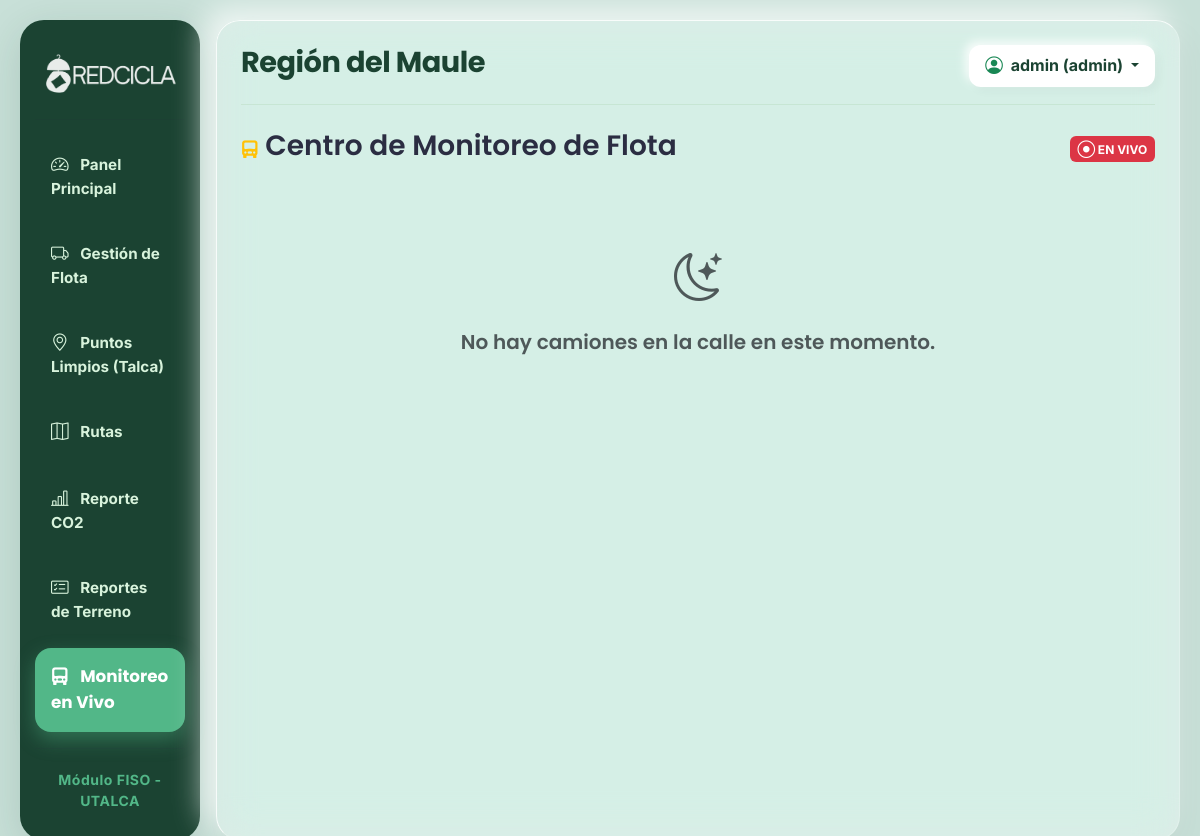
Before: /monitoreo (signed in) with the older database file.
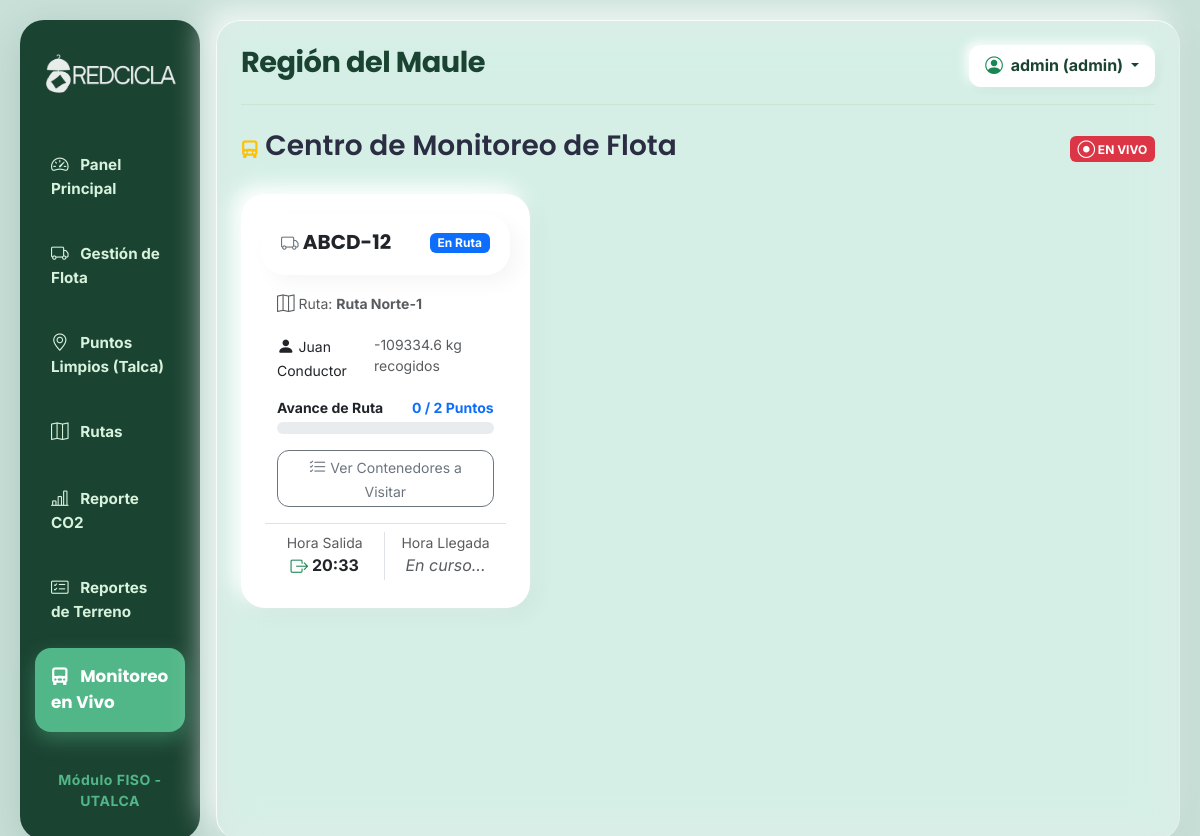
After: the same page with the newer database file.
### tables this page shows
CREATE TABLE rutas_activas (
            id INTEGER PRIMARY KEY AUTOINCREMENT, ruta_id INTEGER, camion_id INTEGER, conductor_id INTEGER, ayudante_id INTEGER,
            fecha_inicio TEXT NOT NULL, fecha_fin TEXT, pesaje_calculado REAL, pesaje_final REAL,
            FOREIGN KEY(ruta_id) REFERENCES rutas(id), FOREIGN KEY(camion_id) REFERENCES camiones(id),
            FOREIGN KEY(conductor_id) REFERENCES empleados(id), FOREIGN KEY(ayudante_id) REFERENCES empleados(id)
        );

CREATE TABLE camiones (
            id INTEGER PRIMARY KEY AUTOINCREMENT, patente TEXT UNIQUE NOT NULL, capacidad_carga REAL,
            ultima_revision TEXT, estado INTEGER, alerta INTEGER
        );

CREATE TABLE rutas (id INTEGER PRIMARY KEY AUTOINCREMENT, zona_id INTEGER, nombre TEXT NOT NULL, FOREIGN KEY(zona_id) REFERENCES zonas(id));

### main.py (the view)
@app.route('/monitoreo')
def monitoreo_rutas():
    if 'usuario_nombre' not in session:
        return redirect(url_for('login'))
    conexion = sqlite3.connect(DB_PATH)
    cursor = conexion.cursor()
    cursor.execute('''
        SELECT
            ra.id,
            c.patente,
            c.capacidad_carga,
            COALESCE(cond.nombre_completo, 'Conductor Asignado') AS conductor,
            r.nombre AS ruta_nombre,
            ra.fecha_inicio,
            ra.fecha_fin,
            ra.ruta_id
        FROM rutas_activas ra
        LEFT JOIN camiones c ON ra.camion_id = c.id
        LEFT JOIN empleados cond ON ra.conductor_id = cond.id
        LEFT JOIN rutas r ON ra.ruta_id = r.id
        ORDER BY ra.fecha_inicio DESC
    ''')
    viajes_db = cursor.fetchall()
    viajes_procesados = []
    for v in viajes_db:
        ruta_activa_id = v[0]
        ruta_id = v[7]
        cursor.execute("SELECT SUM(cantidad_retirada) FROM registros_retiro WHERE ruta_activa_id = ? AND estado = 'Completado'", (ruta_activa_id,))
        recolectado = cursor.fetchone()[0]
        if recolectado is None: recolectado = 0.0
        cursor.execute('''
            SELECT p.id, p.direccion,
                   (SELECT estado FROM registros_retiro WHERE ruta_activa_id = ? AND punto_id = p.id ORDER BY id DESC LIMIT 1) as estado_retiro
            FROM puntos_reciclaje p
            WHERE p.ruta_id = ? AND p.estado = 1
        ''', (ruta_activa_id, ruta_id))
        puntos_db = cursor.fetchall()
        detalle_puntos = []
        puntos_completados = 0
        total_puntos = len(puntos_db)
        for p in puntos_db:
            estado_punto = p[2]
            if estado_punto == 'Completado':
                puntos_completados += 1
            detalle_puntos.append({
                "direccion": p[1],
                "estado": estado_punto
            })
        porcentaje = 0
        if total_puntos > 0:
            porcentaje = int((puntos_completados / total_puntos) * 100)
        viajes_procesados.append({
            "id": v[0], "patente": v[1], "capacidad": v[2], "conductor": v[3],
            "ruta": v[4], "inicio": v[5], "fin": v[6],
            "recolectado": round(recolectado, 1),
            "porcentaje": porcentaje,
            "puntos_completados": puntos_completados,
            "total_puntos": total_puntos,
            "detalle_puntos": detalle_puntos
        })
    conexion.close()
    return render_template('monitoreo.html', viajes=viajes_procesados)

### templates/monitoreo.html (shortened to what this page needs)
{% extends 'base.html' %}
{% block content %}
<div class="d-flex justify-content-between align-items-center mb-4">
    <h3><i class="bi bi-truck-front-fill text-warning"></i> Centro de Monitoreo de Flota</h3>
    <span class="badge bg-danger pulse-animation"><i class="bi bi-record-circle"></i> EN VIVO</span>
</div>
<div class="row">
    {% for viaje in viajes %}
    <div class="col-md-6 col-lg-4 mb-4">
        <div class="card border-0 shadow-sm h-100">
            <div class="card-header bg-white d-flex justify-content-between align-items-center border-bottom-0 pt-3">
                <h5 class="mb-0 fw-bold"><i class="bi bi-truck text-secondary"></i> {{ viaje.patente }}</h5>
                {% if viaje.fin %}
                    <span class="badge bg-success">Terminado</span>
                {% else %}
                    <span class="badge bg-primary">En Ruta</span>
                {% endif %}
            </div>
            <div class="card-body pb-2">
                <p class="text-muted small mb-3"><i class="bi bi-map"></i> Ruta: <strong>{{ viaje.ruta }}</strong></p>
                <div class="d-flex justify-content-between mb-1 small">
                    <span><i class="bi bi-person-fill"></i> {{ viaje.conductor }}</span>
                    <span class="text-muted">{{ viaje.recolectado }} kg recogidos</span>
                </div>
                <div class="d-flex justify-content-between mb-1 mt-3 small fw-bold">
                    <span>Avance de Ruta</span>
                    <span class="text-primary">{{ viaje.puntos_completados }} / {{ viaje.total_puntos }} Puntos</span>
                </div>
                <div class="progress mb-3" style="height: 12px;">
                </div>
                <button class="btn btn-sm btn-outline-secondary w-100 mb-3" type="button" data-bs-toggle="collapse" data-bs-target="#collapsePuntos{{ viaje.id }}">
                    <i class="bi bi-list-check"></i> Ver Contenedores a Visitar
                </button>
                <div class="row text-center border-top pt-2">
                    <div class="col-6 border-end">
                        <small class="text-muted d-block">Hora Salida</small>
                        <span class="fw-bold"><i class="bi bi-box-arrow-right text-success"></i> {{ viaje.inicio[-5:] }}</span>
                    </div>
                    <div class="col-6">
                        <small class="text-muted d-block">Hora Llegada</small>
                        {% if viaje.fin %}
                            <span class="fw-bold"><i class="bi bi-box-arrow-in-left text-danger"></i> {{ viaje.fin[-5:] }}</span>
                        {% else %}
                            <span class="text-muted fst-italic">En curso...</span>
                        {% endif %}
                    </div>
                </div>
            </div>
        </div>
    </div>
    {% else %}
    <div class="col-12 text-center py-5">
        <i class="bi bi-moon-stars text-muted" style="font-size: 3rem;"></i>
        <h5 class="text-muted mt-3">No hay camiones en la calle en este momento.</h5>
    </div>
    {% endfor %}
</div>
{% endblock %}

Changed rows visible on the page:
added rutas_activas: patente "ABCD-12", ruta "Ruta Norte-1", conductor "Juan Conductor", recolectado "-109334.6", puntos_completados "0", total_puntos "2", fecha_inicio "20:33"
Other visible differences:
text no longer shown: "No hay camiones en la calle en este momento."
